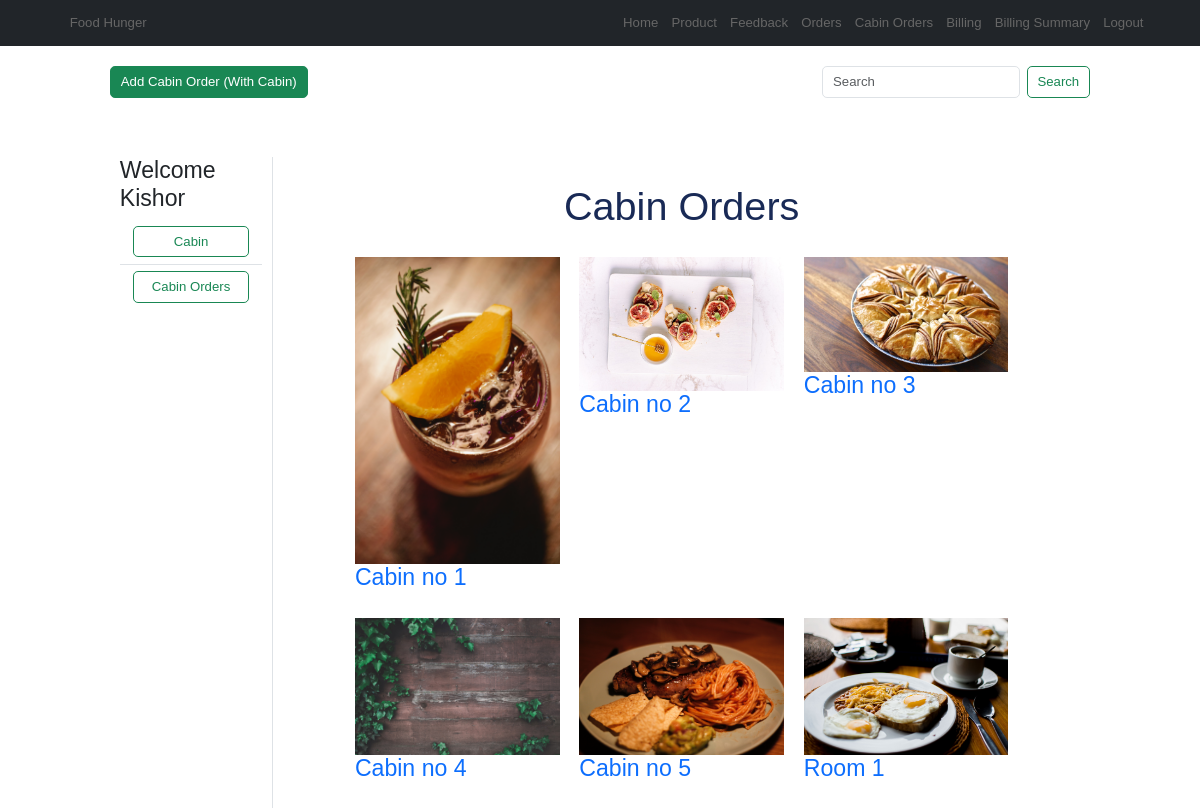
The app's page /inventory/ordercabin/ (signed in) with its own data.
### inventory/models.py (models this page shows, shortened)
class Cabin(models.Model):
    cabinnumber = models.CharField(max_length=200)
    photo = models.ImageField(upload_to="cabinimage")
    date = models.DateTimeField(auto_now_add=True)

### inventory/views.py (the view)
# urls.py: path('ordercabin/', ordercabin, name='ordercabin'),
@login_required
def ordercabin(request):
    cabins = Cabin.objects.all()
    cabinorders = Cabinorder.objects.all()
    return render(request, "inventory/ordercabin.html", locals())

### inventory/templates/inventory/ordercabin.html (shortened to what this page needs)
{% extends "inventory/layout.html" %}
{% block content %}
<div class="d-flex justify-content-between">
    <div>
        <br>
        <div class="mb-4">
            <a href="{% url 'add_cabin_order_with_cabin' %}" class="btn btn-success">Add Cabin Order (With Cabin)</a>
        </div>
    </div>
    <div>
        <br>
        <form class="d-flex" method="GET" action="{% url 'searchproduct' %}">
            <input class="form-control me-2" type="search" placeholder="Search" aria-label="Search" name="searchproduct">
            <button class="btn btn-outline-success" type="submit">Search</button>
        </form>
    </div>
</div>
<div class="container my-5">
    <div class="row">
        <div class="col-sm-2 border-end card-body-animation-left">
            <h3>Welcome <span class="text-capitalize">{{ request.user }}</span></h3>
            <ul class="list-group list-group-flush">
                <li class="list-group-item">
                    <a href="{% url 'cabin' %}" class="btn btn-outline-success w-100">
                        Cabin
                    </a>
                </li>
                <li class="list-group-item">
                    <a href="{% url 'ordercabin' %}" class="btn btn-outline-success w-100">
                        Cabin Orders
                    </a>
                </li>
            </ul>
        </div>
        <div class="col-sm-10">
            <section class="gallery" id="gallery">
                <h1 class="heading text-center">Cabin Orders</h1><br>
                <div class="row row-cols-1 row-cols-md-3">
                    {% for cabin in cabins %}
                    <div class="col mb-4">
                        <a href="javascript:void(0);" style="text-decoration: none;" onclick="openCabinOrderPage('{{ cabin.id }}')">
                            <div class="box">
                                <div class="content">
                                    <img src="{{ cabin.photo.url }}" alt="{{ cabin.cabinnumber }}" class="img-fluid custom-image">
                                    <h3>{{ cabin.cabinnumber }}</h3>
                                </div>
                            </div>
                        </a>
                    </div>
                    {% endfor %}
                </div>
            </section>
        </div>
    </div>
</div>
{% endblock %}

### static/css/style.css (style rules this page uses)
:root { --green:#27ae60; --black:#192a56; --light-color:#666; --box-shadow:0 .5rem 1.5rem rgba(0,0,0,.1); }
* { font-family: 'Nunito', sans-serif; margin:0; padding:0; box-sizing: border-box; text-decoration: none; outline: none; border:none; transition: all .2s linear; }
html { font-size: 82.5%; overflow-x: hidden; scroll-padding-top: 5.5rem; scroll-behavior: smooth; }
section { padding:2rem 9%; }
.heading { text-align: center; color:var(--black); font-size: 3rem; }
form { max-width: 500px; margin: 0 auto; }
.card-body-animation-left { opacity: 0; transform: translateX(-100%); animation: slide-in 1s forwards; }

### inventory/templates/inventory/ordercabin.html (style rules this page uses)
.custom-image { max-height: 25rem; width: 100%; }

### records on screen
Cabin: photo (picture), cabinnumber "Cabin no 1"
Cabin: photo (picture), cabinnumber "Cabin no 2"
Cabin: photo (picture), cabinnumber "Cabin no 3"
Cabin: photo (picture), cabinnumber "Cabin no 4"
Cabin: photo (picture), cabinnumber "Cabin no 5"
Cabin: photo (picture), cabinnumber "Room 1"

### other values on screen
{{ request.user }} "Kishor"
